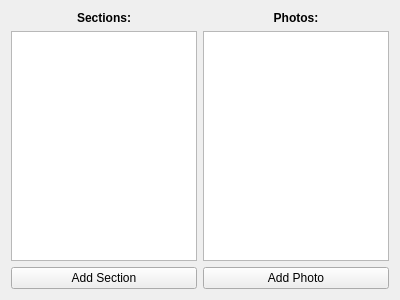
<?xml version="1.0" encoding="UTF-8"?>
<ui version="4.0">
 <class>MainPage</class>
 <widget class="QWidget" name="MainPage">
  <property name="geometry">
   <rect>
    <x>0</x>
    <y>0</y>
    <width>400</width>
    <height>300</height>
   </rect>
  </property>
  <property name="windowTitle">
   <string>Form</string>
  </property>
  <layout class="QGridLayout" name="gridLayout">
   <item row="1" column="1">
    <widget class="QListWidget" name="photosList">
     <property name="iconSize">
      <size>
       <width>100</width>
       <height>100</height>
      </size>
     </property>
     <property name="resizeMode">
      <enum>QListView::Adjust</enum>
     </property>
     <property name="viewMode">
      <enum>QListView::IconMode</enum>
     </property>
    </widget>
   </item>
   <item row="0" column="0">
    <widget class="QLabel" name="sectionsLabel">
     <property name="text">
      <string>&lt;html&gt;&lt;head/&gt;&lt;body&gt;&lt;p align=&quot;center&quot;&gt;&lt;span style=&quot; font-weight:600;&quot;&gt;Sections:&lt;/span&gt;&lt;/p&gt;&lt;/body&gt;&lt;/html&gt;</string>
     </property>
    </widget>
   </item>
   <item row="1" column="0">
    <widget class="QListWidget" name="sectionsList"/>
   </item>
   <item row="0" column="1">
    <widget class="QLabel" name="photosLabel">
     <property name="text">
      <string>&lt;html&gt;&lt;head/&gt;&lt;body&gt;&lt;p align=&quot;center&quot;&gt;&lt;span style=&quot; font-weight:600;&quot;&gt;Photos:&lt;/span&gt;&lt;/p&gt;&lt;/body&gt;&lt;/html&gt;</string>
     </property>
    </widget>
   </item>
   <item row="2" column="0">
    <widget class="QPushButton" name="addSectionButton">
     <property name="text">
      <string>Add Section</string>
     </property>
    </widget>
   </item>
   <item row="2" column="1">
    <widget class="QPushButton" name="addPhotoButton">
     <property name="text">
      <string>Add Photo</string>
     </property>
    </widget>
   </item>
  </layout>
 </widget>
 <resources/>
 <connections/>
</ui>
